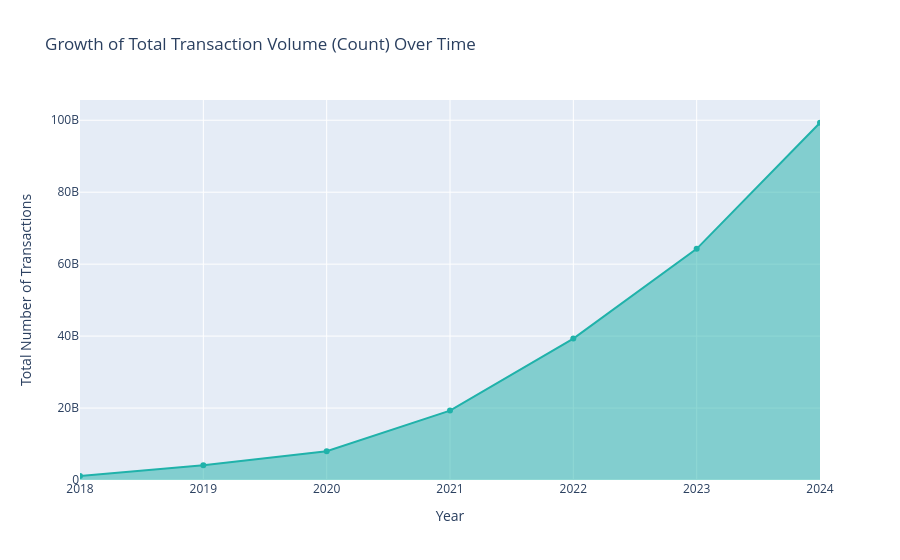

Notebook cell for this chart:
### Markdown cell above
#### Chart - 4: Transaction Volume Over Time

### Code cell
# Chart - 4 visualization code
# Bivariate Analysis: Year vs Transaction Count (Volume)
df_time_vol = df_agg_trans.groupby('Year_str')['Count'].sum().reset_index()

fig4 = px.area(df_time_vol, x='Year_str', y='Count', markers=True,
              title='Growth of Total Transaction Volume (Count) Over Time',
              labels={'Year_str': 'Year', 'Count': 'Total Number of Transactions'},
              color_discrete_sequence=['#20B2AA'])
fig4.show()

### Figure 1 — Plotly figure (JSON) as saved in the notebook; plotly's stock layout.template omitted (floating-point values rounded to 4 significant figures)
{"data": [{"fillpattern": {"shape": ""}, "hovertemplate": "Year=%{x}<br>Total Number of Transactions=%{y}<extra></extra>", "legendgroup": "", "line": {"color": "#20B2AA"}, "marker": {"symbol": "circle"}, "mode": "lines+markers", "name": "", "orientation": "v", "showlegend": false, "stackgroup": "1", "type": "scatter", "x": ["2018", "2019", "2020", "2021", "2022", "2023", "2024"], "xaxis": "x", "y": [1080202410, 4079827215, 7973974741, 19288429220, 39301293734, 64257054687, 99303434867], "yaxis": "y"}], "layout": {"legend": {"tracegroupgap": 0}, "title": {"text": "Growth of Total Transaction Volume (Count) Over Time"}, "xaxis": {"anchor": "y", "domain": [0, 1], "title": {"text": "Year"}}, "yaxis": {"anchor": "x", "domain": [0, 1], "title": {"text": "Total Number of Transactions"}}}}
